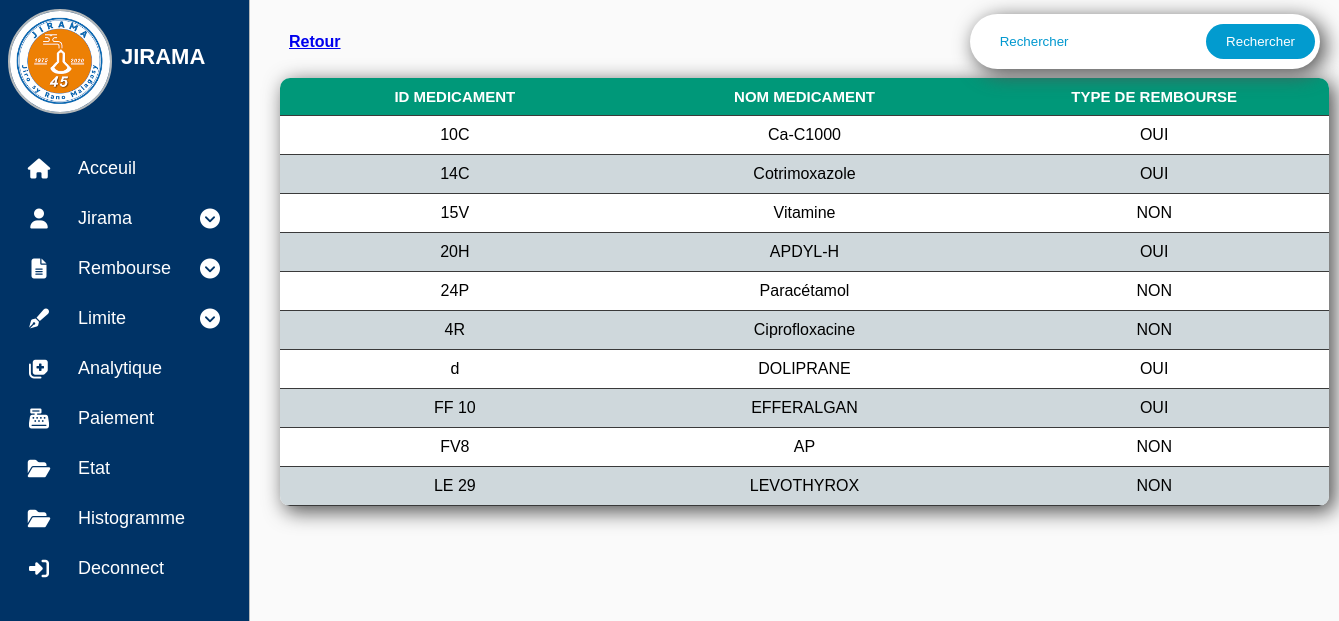
The app's page /PagerUser/LimiteMedicamentTableau.php with its own data.
### tables this page shows
CREATE TABLE `medicament` (
  `id_medicament` varchar(20) NOT NULL,
  `nom_medicament` varchar(200) NOT NULL,
  `type_rembourse` varchar(20) NOT NULL
);

### Config/serveur.php (called while the page is built, shortened)
<?php
class Db {
    function connexion() {
        try {
            $pdo = new PDO(self::DNS, self::USER, self::PASSWORD);
            $pdo->setAttribute(PDO::ATTR_ERRMODE, PDO::ERRMODE_EXCEPTION);
            return $pdo;
        } catch (PDOException $e) {
            echo "Échec de la connexion : " . $e->getMessage();
            return null;
        }
    }
}
?>

### Repository/MedicamentRepo.php (called while the page is built, shortened)
<?php
require_once("../Config/serveur.php");
class MedicamentRepository{
    public function read_Medicament(){
      $db= new Db();
        $h=$db->connexion()->query("SELECT * FROM medicament ");
        foreach($h->fetchAll(PDO::FETCH_ASSOC) as $key){
            $af[]= array($key["id_medicament"],$key["nom_medicament"],$key["type_rembourse"]);
    }
    return $af;
    }
    }
?>

### PagerUser/LimiteMedicamentTableau.php (the view, shortened to what this page needs)
<!DOCTYPE html>
<html lang="en">
<head>
    <link rel="stylesheet" href="https://cdnjs.cloudflare.com/ajax/libs/font-awesome/6.6.0/css/all.min.css" />
    <link rel="stylesheet" href="../Css/Anlytique/style.css">
    <link rel="stylesheet" href="../Css/Anlytique/modalAdd.css">
</head>
<body>
<?php
require("Nav.php");
?>
    <main>
    <div class="table">
    <div class="table_header">
    <h4><a href="LimiteMedicament.php">Retour</a></h4>
        <div class="meta">
            <form action="" method="post">
                <input type="text" name="rech" id="rech" placeholder="Rechercher">
                <input type="submit" id="btn_new" name="recherche" class="add_new" value="Rechercher">
            </form>
        </div>
    </div>
    <div class="table_section" >
        <table>
            <thead>
                <tr>
                <th>id medicament</th>
                <th>nom medicament</th>
                <th>type de rembourse</th>
                </tr>
            </thead>
            <tbody>
                <?php
              require("../Repository/MedicamentRepo.php");
              $tab = new MedicamentRepository();
                $resultat = $tab->read_Medicament();
                if(isset($_POST['recherche'])){
                    $s = new MedicamentEntity();
                    $s->setId_medicament($_POST['rech']);
                    $resultat = $tab->search_Medicament($s);
                    }
                    else{
                    $resultat =$tab->read_Medicament();
                    }
                    foreach ($resultat as $r) {
                        ?>
                        <tr >
                        <td><?= $r[0] ?></td>
                        <td><?= $r[1] ?></td>
                        <td><?= $r[2] ?></td>
                        </tr>
                        <?php
                   }
                ?>
            </tbody>
        </table>
    </div>
</div>
    </main>
</body>
</html>

### Css/Anlytique/style.css (style rules this page uses)
* { margin: 0; padding: 0; font-family: sans-serif ; }
body { min-height: 100vh; min-height: 100dvh; background-color: #FAFAFA;; color: black; display: grid; grid-template-columns: auto 1fr ; }
main { padding: min(30px, 7%); margin-left: 250px; padding-top: 5px; }

### Css/Anlytique/modalAdd.css (style rules this page uses)
.table_header { display: flex; justify-content: space-between; align-items: center; padding: 9px; border-radius: 5px; }
.table .table_header .meta { background: #fff; box-shadow: 5px 5px 20px 1px rgb(85, 85, 85); padding: 10px 5px; border-radius: 30px; }
.add_new { padding: 10px 20px; color: #fff; background-color: #029Bcf; }
#btn_new { outline: none; border: none; border-radius: 30px; cursor: pointer; }
#rech { padding: 10px 20px; margin: 0 5px ; outline: none; border: none; border-radius: 6px; color: #029Bcf; }
.table { width: 1049px; margin-bottom: 40px; }
.table_section { overflow: auto; border-radius: 10px; background: #fff; box-shadow: 5px 5px 20px 1px rgb(85, 85, 85); }
table { width: 100%; table-layout: fixed; border-collapse: collapse; }
thead th { top: 0; background-color: #009879; color: #fff; font-size: 15px; text-transform: uppercase; }
tbody tr { background-color: #fff; color: #000000; cursor: pointer; }
th,td { border-bottom: 1px solid #3a3a3a; padding: 10px 20px; word-break: break-all; text-align: center; }
tbody tr:nth-child(even) { background-color: #cfd8dc; }
::placeholder { color: #0298cf; }

### records on screen
medicament: id_medicament "10C", nom_medicament "Ca-C1000", type_rembourse "OUI"
medicament: id_medicament "14C", nom_medicament "Cotrimoxazole", type_rembourse "OUI"
medicament: id_medicament "15V", nom_medicament "Vitamine", type_rembourse "NON"
medicament: id_medicament "20H", nom_medicament "APDYL-H", type_rembourse "OUI"
medicament: id_medicament "24P", nom_medicament "Paracétamol", type_rembourse "NON"
medicament: id_medicament "4R", nom_medicament "Ciprofloxacine", type_rembourse "NON"
medicament: id_medicament "d", nom_medicament "DOLIPRANE", type_rembourse "OUI"
medicament: id_medicament "FF 10", nom_medicament "EFFERALGAN", type_rembourse "OUI"
medicament: id_medicament "FV8", nom_medicament "AP", type_rembourse "NON"
medicament: id_medicament "LE 29", nom_medicament "LEVOTHYROX", type_rembourse "NON"
